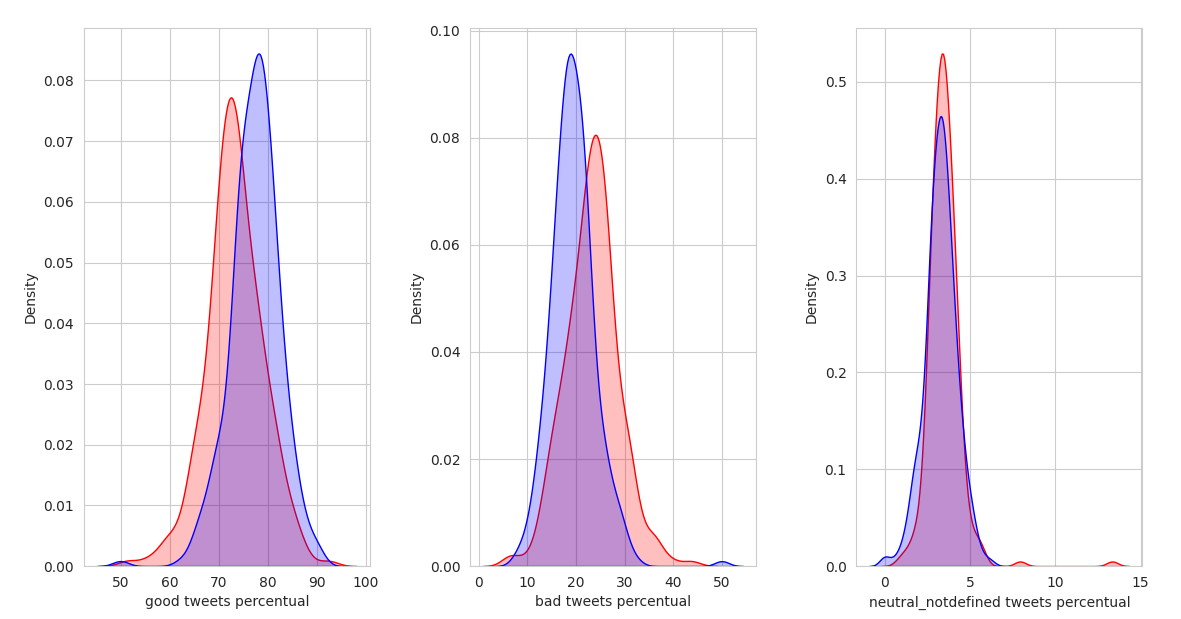

The script that drew this image:
import pandas as pd
import numpy as np
import seaborn as sns
import matplotlib.pyplot as plt
import matplotlib.patches as mpatches
import os

# HO CALCOLATO PER OGNI POLITICO QUANTI TWEET BUONI, CATTIVI E NEUTRALI/NON DEFINITI HA PUBBLICATO.
# SUCCESSIVAMENTE IN OGNI SUBPLOT HO PLOTTATO LE DISTRIBUZIONI DEI TWEET BUONI, CATTIVI E 
# NEUTRALI/NON DEFINITI DEI MEMBRI DI OGNI PARTITO


def tweets_percentual_for_any_label_and_party(tweets_users):
    relative_comparison = tweets_users.groupby(["politician_name", "label"]).count().reset_index()
    relative_comparison.columns = ["politician_name", "label", "tweets_number"]

    # PREPARE DATA
    good_politicians_tweets = relative_comparison[relative_comparison["label"] == "good"]["tweets_number"].tolist()
    bad_politicians_tweets = relative_comparison[relative_comparison["label"] == "bad"]["tweets_number"].tolist()

    relative_comparison = relative_comparison.drop('label', 1)

    relative_comparison = relative_comparison.groupby(["politician_name"]).sum()

    relative_comparison["good_tweets"] = good_politicians_tweets
    relative_comparison["bad_tweets"] = bad_politicians_tweets
    relative_comparison["neutral/not defined"] = relative_comparison["tweets_number"] - relative_comparison["good_tweets"] - relative_comparison["bad_tweets"]


    # PERCENTUAL
    for column in relative_comparison:
        relative_comparison[column] = relative_comparison[column].astype(float)


    for label in relative_comparison.index:
        relative_comparison.loc[label]["good_tweets"] *= 100 / relative_comparison.loc[label]["tweets_number"]
        relative_comparison.loc[label]["bad_tweets"] *= 100 / relative_comparison.loc[label]["tweets_number"]
        relative_comparison.loc[label]["neutral/not defined"] *= 100 / relative_comparison.loc[label]["tweets_number"]

    return relative_comparison




def plot_results(relative_comparison):

    with sns.axes_style(style="whitegrid"):
        
        plt.subplots_adjust(wspace=0.35)

        # GOOD COMPARISON
        good_dem_tweets_percentual = relative_comparison[relative_comparison["political_party"] == "Dem"]["good_tweets"].tolist() 
        good_rep_tweets_percentual = relative_comparison[relative_comparison["political_party"] == "Rep"]["good_tweets"].tolist()

        plt.subplot(131)
        fig = sns.kdeplot(good_dem_tweets_percentual, shade=True, color="red")
        fig = sns.kdeplot(good_rep_tweets_percentual, shade=True, color="blue")
        plt.xlabel("good tweets percentual")

        # BAD COMPARISON
        bad_dem_tweets_percentual = relative_comparison[relative_comparison["political_party"] == "Dem"]["bad_tweets"].tolist() 
        bad_rep_tweets_percentual = relative_comparison[relative_comparison["political_party"] == "Rep"]["bad_tweets"].tolist()

        plt.subplot(132)
        fig = sns.kdeplot(bad_dem_tweets_percentual, shade=True, color="red")
        fig = sns.kdeplot(bad_rep_tweets_percentual, shade=True, color="blue")
        plt.xlabel("bad tweets percentual")

        # NEUTRAL/NOT DEFINED COMPARISON
        neutral_notdefined_dem_tweets_percentual = relative_comparison[relative_comparison["political_party"] == "Dem"]["neutral/not defined"].tolist() 
        neutral_notdefined_rep_tweets_percentual = relative_comparison[relative_comparison["political_party"] == "Rep"]["neutral/not defined"].tolist()

        plt.subplot(133)
        fig = sns.kdeplot(neutral_notdefined_dem_tweets_percentual, shade=True, color="red")
        fig = sns.kdeplot(neutral_notdefined_rep_tweets_percentual, shade=True, color="blue")
        plt.xlabel("neutral_notdefined tweets percentual")


    plt.show()




#################################################################################################################
#                                                ______
#                                               | MAIN |
#                                                 
#################################################################################################################


os.chdir("..")
os.chdir("..")

desidered_path = os.getcwd() + '/labelled_tweet.csv'
tweets = pd.read_csv(desidered_path)

desidered_path = os.getcwd() + '/users.csv'
users = pd.read_csv(desidered_path)
tweets_users = pd.merge(tweets[["label", "politician_name"]], users[['politician_name', 'political_party']], on='politician_name', how='left')


relative_comparison = tweets_percentual_for_any_label_and_party(tweets_users)

# FORMAT FOR PLOTTING
relative_comparison = relative_comparison.drop('tweets_number', 1)
relative_comparison = pd.merge(relative_comparison, users[['politician_name', 'political_party']], on='politician_name', how='left')


plot_results(relative_comparison)
